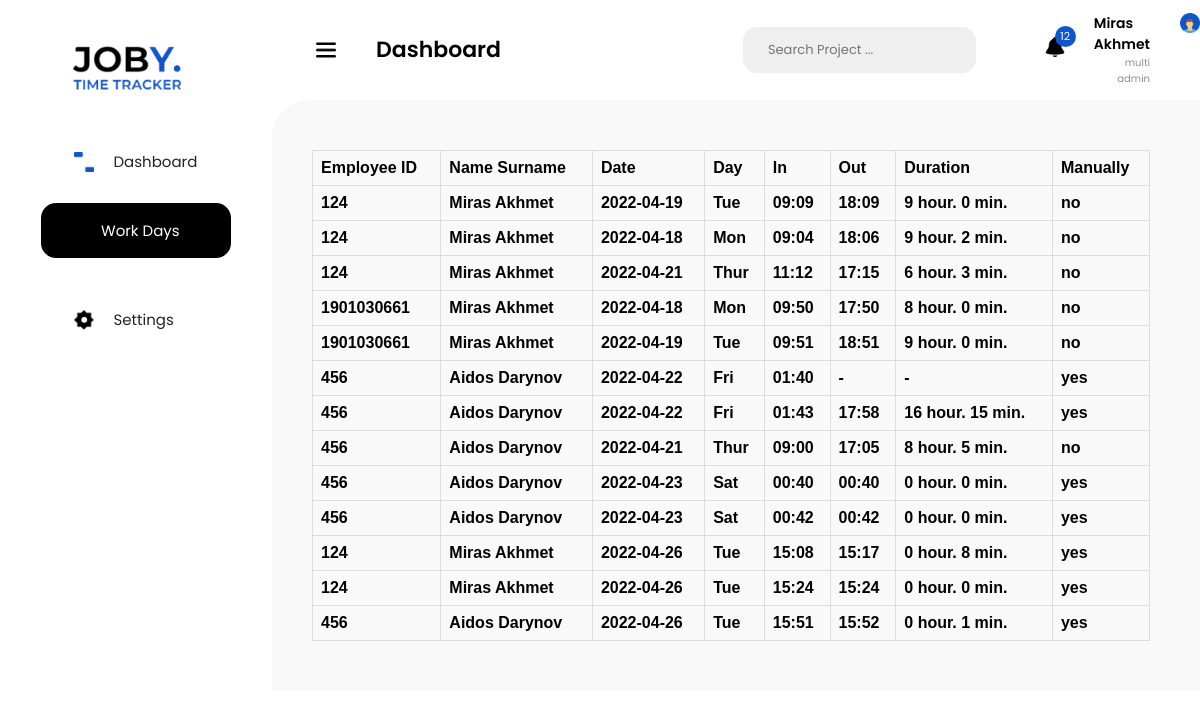
/work_days (signed in), run on the app's committed database.
### models.py (models this page shows, shortened)
class Employee(db.Model, UserMixin):
    id = db.Column(db.Integer(), primary_key=True)
    login_id = db.Column(db.String(10), unique=True, nullable=True)
    name = db.Column(db.String(100), nullable=False)
    surname = db.Column(db.String(100), nullable=False)
    profession = db.Column(db.String(30), nullable=False)
    password = db.Column(db.String(40), nullable=False)
    flex_status = db.relationship('FlexStatus', backref='flex_status')

### views.py (the view)
@app.route('/work_days')
def work_days():
    isAdmin = False
    if current_user.profession in ['admin','manager admin','multi admin']:
        flx_s = FlexStatus.query.all()
        isAdmin = True
    else:
        flx_s = FlexStatus.query.filter_by(employee_id=current_user.id).all()
    result_flex = []
    unique_days = set()
    work_time = 0
    for flx in flx_s:
        emp = Employee.query.filter_by(id = flx.employee_id).first()
        unique_days.add(flx.enterTime.date())
        a = flx.exitTime != datetime(1, 1, 1, 1, 1)
        work_time += flx.get_status() if a else 0
        result_flex.append({
            'id': emp.login_id,
            'full_name': f'{emp.name} {emp.surname}',
            'date': str(flx.enterTime.date()),
            'weekDay': ['Mon', 'Tue', 'Wen', 'Thur', 'Fri', 'Sat', 'Sun'][flx.enterTime.weekday()],
            'enter': str(flx.enterTime.time())[:5],
            'out': str(flx.exitTime.time())[:5] if flx.exitTime != datetime(1,1,1,1,1) else '-',
            'duration': f'{flx.get_status() // 3600} hour. {flx.get_status() // 60 % 60} min.' if a else '-',
            'manually': 'yes' if flx.manually else 'no',
        })
    wp = abs(len(unique_days) * 7 * 3600 - work_time)
    context_head = {
        "work_time": f'{work_time // 3600} hour. {work_time // 60 % 60} min.',
        "time_left": f'{wp // 3600} hour. {wp // 60 % 60} min.',
        "number_time_left": len(unique_days) * 7 * 3600 - work_time,
    }
    return render_template('work_day.html', user=current_user,
                           result_flex=result_flex,
                           cntx_head=context_head,
                           isAdmin = isAdmin
                           )

### models.py (called while the page is built)
@login_manager.user_loader
def load_user(user_id):
    return Employee.query.get(user_id)

    def get_status(self):
        tmp = self.exitTime - self.enterTime
        return tmp.seconds

### templates/work_day.html (shortened to what this page needs)
<!DOCTYPE html>
<html lang="en">
<head>
 <link rel="stylesheet" href="../static/styles/dashboard_style.css">
 <link rel="stylesheet" href="{{ url_for('static',filename = 'styles/dashboard_style.css') }}">
</head>
<body>
 <section id="mySideNav" class="sideNav">
  <a href="#" class="logo_container">
   <img src="../static/images/logo.png" alt="logo">
  </a>
  <a href="home" class="links">
   <img src="../static/images/rect.png" alt="">
   <div>Dashboard</div>
  </a>
  <a href="work_days" class="dashboard_black">
   <img src="../static/images/icon_workDays.png" alt="">
   Work Days
  </a>
  <a href="#" class="links">
   <img src="../static/images/icon_settings.png" alt="">
   Settings
  </a>
 </section>
<nav>
  <button>
   <img src="../static/images/menu_bar.png" alt="">
   <div class="dashboard_txt">Dashboard</div>
  </button>
  <div class="search">
   Search Project ...
  </div>
  <div class="notifications">
   <img src="../static/images/bell.png" alt="">
   <div class="notification_numb">12</div>
  </div>
  <div class="profile_info">
   <div class="name_profession">
    <div class="name_surname">{{ user.name }} {{ user.surname }} </div>
    <div class="profession">{{ user.profession }}</div>
   </div>
   <a href="/profile"><img src="../static/images/profile_photo.png" alt="" class="profile_photo"></a>
  </div>
 </nav>
<section class="main_content">
    <div class="container_table">
        <table>
            <tr>
                <th>Employee ID</th>
                <th>Name Surname</th>
                <th>Date</th>
                <th>Day</th>
                <th>In</th>
                <th>Out</th>
                <th>Duration</th>
                <th>Manually</th>
            </tr>
            {% for r in result_flex %}
                <tr>
                    <th>{{ r.id }}</th>
                    <th>{{ r.full_name }}</th>
                    <th>{{ r.date }}</th>
                    <th>{{ r.weekDay }}</th>
                    <th>{{ r.enter }}</th>
                    <th>{{ r.out }}</th>
                    <th>{{ r.duration }}</th>
                    <th>{{ r.manually }}</th>
                </tr>
            {% endfor %}
        </table>
    </div>
</section>
</body>
</html>

### static/styles/dashboard_style.css (style rules this page uses)
body { margin: 0; padding: 0; font-family: Poppins; }
.sideNav { padding-top: 34px; display: flex; align-items: center; flex-direction: column; width: 272px; background-color: #fff; height: 100vh; position: fixed; z-index: 1; top: 0; left: 0; }
.sideNav a { text-decoration: none; display: flex; align-items: center; font-size: 15px; }
.logo_container img { height: auto; width: 100%; max-width: 128px !important; }
.logo_container { margin-bottom: 50px; }
.dashboard_black { width: 190px; height: 55px; background-color: black; border-radius: 15px; color: white; padding-left: 20px; box-sizing: border-box; font-family: Poppins; margin-bottom: 50px; }
.sideNav a img, nav img { width: 100%; height: auto; max-width: 20px; margin-right: 20px; }
.links { width: 125px; margin-bottom: 30px; color: #232323; }
nav { height: 100px; background-color: #fff; width: 100%; display: flex; align-items: center; }
nav button { background-color: transparent; border: none; margin-left: 310px; display: flex; align-items: center; }
nav button img { margin-right: 40px; }
.dashboard_txt { font-weight: 600; font-size: 22px; line-height: 42px; color: #000; font-family: Poppins; }
.search { width: 408px; height: 46px; background-color: #efefef; border-radius: 14px; display: flex; align-items: center; color: #757575; padding-left: 25px; font-size: 13px; margin-left: 16rem; }
.notifications { position: relative; margin-right: 1.8rem; margin-left: 4.3rem; }
.notification_numb { background-color: #1155CC; width: 21px; height: 21px; color: #fff; border-radius: 15px; font-size: 11px; box-sizing: border-box; display: flex; align-items: center; justify-content: center; position: absolute; left: 10px; top: -11px; }
.profile_info { display: flex; }
.profile_photo { width: 100%; height: auto; max-width: 46px; }
.name_surname { font-weight: 600; font-size: 14px; }
.profession { color: #8f8f8f; font-size: 10px; text-align: right; }
.name_profession { margin-right: 30px; }
.main_content { margin-left: 272px; border-radius: 38px 0 0 0; background-color: #F9F9F9; padding: 50px 50px 50px 40px; }
table { font-family: arial, sans-serif; border-collapse: collapse; width: 100%; }
td, th { border: 1px solid #dddddd; text-align: left; padding: 8px; }

### data on the page
Employee: name "Miras", surname "Akhmet", profession "multi admin", id "124", full_name "Miras Akhmet", date "2022-04-19", weekDay "Tue", enter "09:09", out "18:09", duration "9 hour. 0 min.", manually "no", date "2022-04-18", weekDay "Mon", enter "09:04", out "18:06", duration "9 hour. 2 min.", date "2022-04-21", weekDay "Thur", enter "11:12", out "17:15", duration "6 hour. 3 min.", date "2022-04-26", enter "15:08", out "15:17", duration "0 hour. 8 min.", manually "yes", enter "15:24", out "15:24", duration "0 hour. 0 min."
Employee: id "1901030661", full_name "Miras Akhmet", date "2022-04-18", weekDay "Mon", enter "09:50", out "17:50", duration "8 hour. 0 min.", manually "no", date "2022-04-19", weekDay "Tue", enter "09:51", out "18:51", duration "9 hour. 0 min."
Employee: id "456", full_name "Aidos Darynov", date "2022-04-22", weekDay "Fri", enter "01:40", out "-", duration "-", manually "yes", enter "01:43", out "17:58", duration "16 hour. 15 min.", date "2022-04-21", weekDay "Thur", enter "09:00", out "17:05", duration "8 hour. 5 min.", manually "no", date "2022-04-23", weekDay "Sat", enter "00:40", out "00:40", duration "0 hour. 0 min.", enter "00:42", out "00:42", date "2022-04-26", weekDay "Tue", enter "15:51", out "15:52", duration "0 hour. 1 min."
